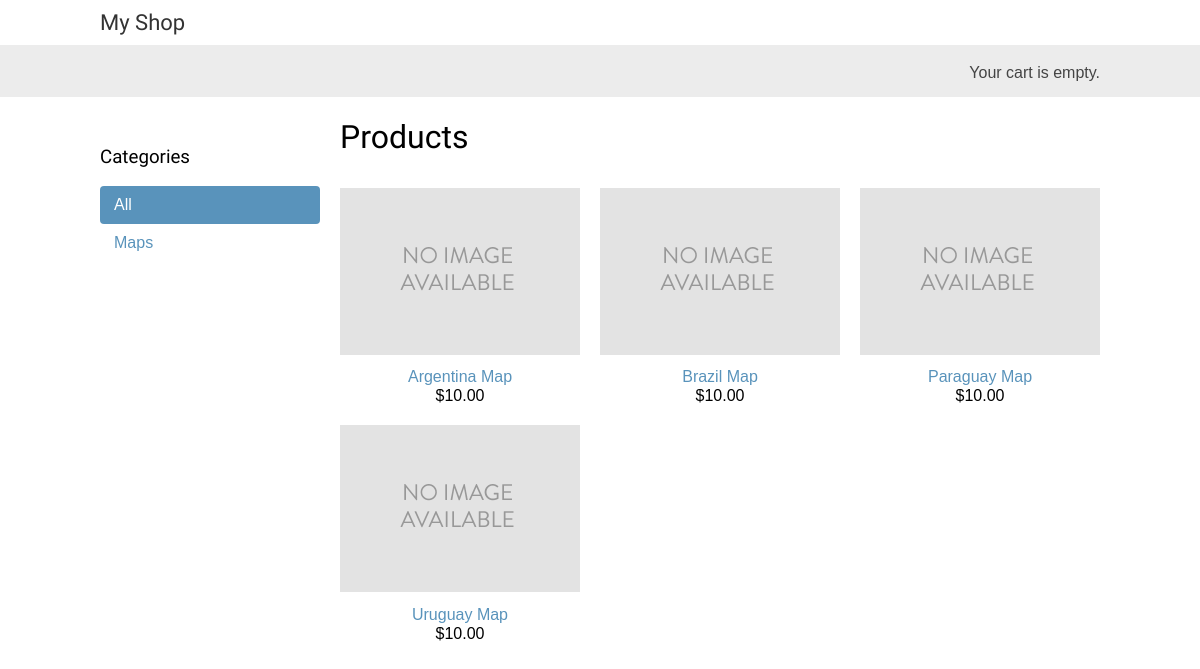
The page / on the database its author committed.
### shop/models.py (models this page shows, shortened)
class Category(models.Model):
    name = models.CharField(max_length=200, db_index=True)
    slug = models.SlugField(max_length=200, unique=True)
    class Meta:
        ordering = ('name', )
        verbose_name = 'category'
        verbose_name_plural = 'categories'
    def get_absolute_url(self):
        return reverse('shop:product_list_by_category',
                       args=[self.slug])

class Product(models.Model):
    category = models.ForeignKey(Category,
                                 related_name='products',
                                 on_delete=models.CASCADE)
    name = models.CharField(max_length=200, db_index=True)
    slug = models.SlugField(max_length=200, db_index=True)
    image = models.ImageField(upload_to='products/%Y/%m/%d', blank=True)
    description = models.TextField(blank=True)
    price = models.DecimalField(max_digits=10, decimal_places=2)
    available = models.BooleanField(default=True)
    created = models.DateTimeField(auto_now_add=True)
    updated = models.DateTimeField(auto_now=True)
    class Meta:
        ordering = ('name',)
        index_together = (('id', 'slug'),)
    def get_absolute_url(self):
        return reverse('shop:product_detail',
                       args=[self.id, self.slug])

### shop/views.py (the view)
# urls.py: path('', views.product_list, name='product_list'),
def product_list(request, category_slug=None):
    category = None
    categories = Category.objects.all()
    products = Product.objects.filter(available=True)
    if category_slug:
        category = get_object_or_404(Category, slug=category_slug)
        products = products.filter(category=category)
    return render(request,
                  'shop/product/list.html',
                  {'category': category,
                   'categories': categories,
                   'products': products})

### shop/templates/shop/product/list.html (shortened to what this page needs)
{% extends "shop/base.html" %}
{% load static %}
{% block content %}
    <div id="sidebar">
        <h3>Categories</h3>
        <ul>
            <li {% if not category %}class="selected"{% endif %}>
                <a href="{% url "shop:product_list" %}">All</a>
            </li>
            {% for c in categories %}
              <li >
                <a href="{{ c.get_absolute_url }}">{{ c.name }}</a>
              </li>
            {% endfor %}
        </ul>
    </div>
    <div id="main" class="product-list">
        <h1>{% if category %}{{ category.name }}{% else %}Products
        {% endif %}</h1>
        {% for product in products %}
          <div class="item">
              <a href="{{ product.get_absolute_url }}">
                  <img src="{% if product.image %}{{ product.image.url }}{%
                      else %}{% static 'img/no_image.png' %}{% endif %}">
              </a>
              <a href="{{ product.get_absolute_url }}">{{ product.name }}</a>
              <br>
              ${{ product.price }}
          </div>
         {% endfor %}
    </div>
{% endblock %}

### shop/static/css/base.css (style rules this page uses)
body { margin:0; padding:0; font-family:helvetica, sans-serif; }
h1, h2, h3, h4, h5 , h6 { font-family: 'Ubuntu', sans-serif; font-weight:normal; }
a { text-decoration:none; color:#5993bb; }
#sidebar { width:220px; padding:30px 20px 0 0; float:left; }
#sidebar ul { margin:0; padding:0; }
#sidebar ul li { margin:0; list-style:none; padding:10px 14px; }
#sidebar ul li a { display:block; }
#sidebar ul li.selected { background:#5993bb; border-radius:4px; }
#sidebar ul li.selected a { color:#fff; }
#main { float:left; width: 96%; margin-right:-220px; overflow:hidden; }
.product-list .item { width:25%; padding:10px 20px 10px 0; float:left; text-align:center; line-height:1.2; }
.product-list .item img { width:100%; margin-bottom:8px; }

### rows shown on the page
Category: name "Maps"
Product: image (placeholder picture), name "Argentina Map", price "10.00"
Product: image (placeholder picture), name "Brazil Map", price "10.00"
Product: image (placeholder picture), name "Paraguay Map", price "10.00"
Product: image (placeholder picture), name "Uruguay Map", price "10.00"
